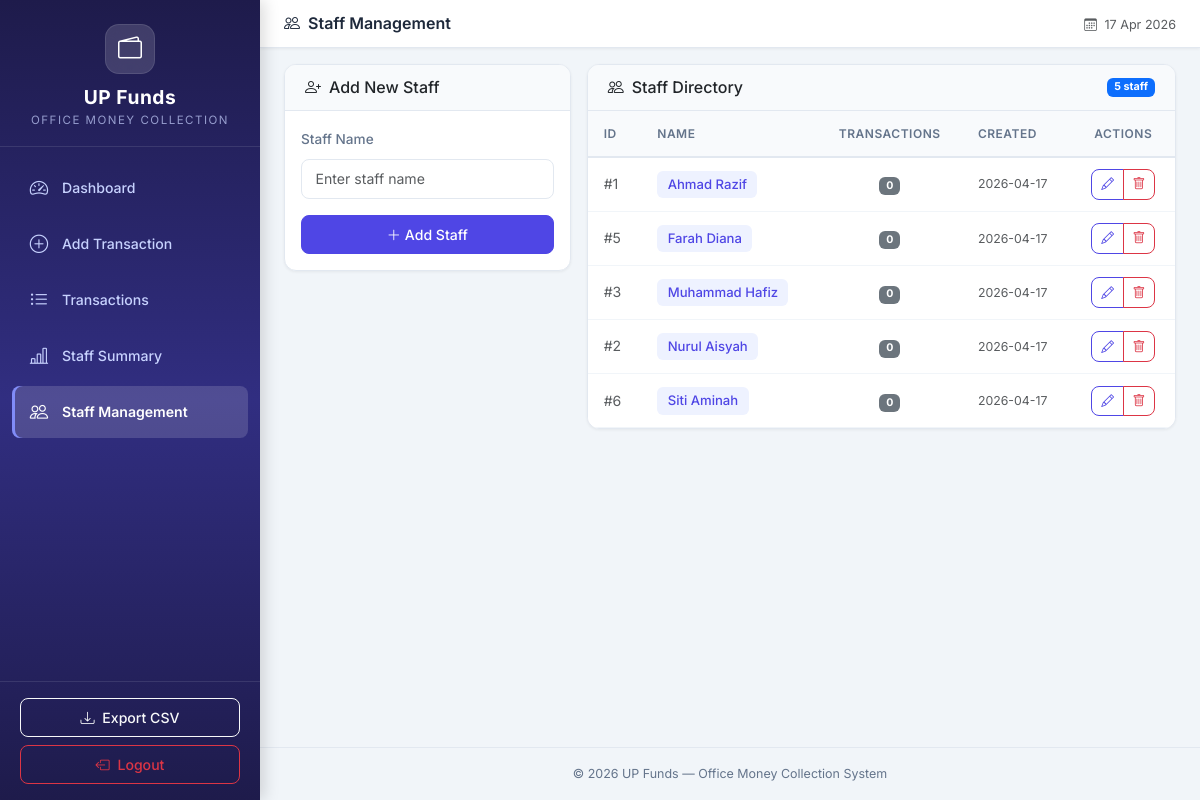
Page /staff (signed in) on the committed database.
### tables this page shows
CREATE TABLE staff (
            id INTEGER PRIMARY KEY AUTOINCREMENT,
            name TEXT NOT NULL,
            is_active INTEGER DEFAULT 1,
            created_at TIMESTAMP DEFAULT CURRENT_TIMESTAMP
        );

### app.py (the view)
@app.route('/staff')
@admin_required
def staff_list():
    conn = get_db_connection()
    staff_raw = conn.execute('''
        SELECT
            s.*,
            COUNT(cr.id) as transaction_count,
            COALESCE(SUM(cr.amount_in), 0) as total_in,
            COALESCE(SUM(CASE WHEN cr.expense_type = 'personal' THEN cr.amount_out ELSE 0 END), 0) as personal_refunds,
            (SELECT COALESCE(SUM(amount), 0) FROM transaction_splits ts WHERE ts.staff_id = s.id) as shared_expense
        FROM staff s
        LEFT JOIN cash_records cr ON s.id = cr.staff_id
        WHERE s.is_active = 1
        GROUP BY s.id
        ORDER BY s.name
    ''').fetchall()
    staff = []
    for row in staff_raw:
        net_balance = row['total_in'] - row['shared_expense'] - row['personal_refunds']
        staff.append({
            'id': row['id'],
            'name': row['name'],
            'created_at': row['created_at'],
            'transaction_count': row['transaction_count'],
            'net_balance': net_balance
        })
    conn.close()
    return render_template('staff.html', staff=staff)

### app.py (called while the page is built)
@app.context_processor
def inject_now():
    is_admin = session.get('role') == 'admin'
    return {'now': datetime.now(), 'is_admin': is_admin}

def admin_required(f):
    @wraps(f)
    def decorated_function(*args, **kwargs):
        if session.get('role') != 'admin':
            flash('Admin access is required to view this page.', 'danger')
            return redirect(url_for('login', next=request.url))
        return f(*args, **kwargs)
    return decorated_function

### database.py (called while the page is built)
def get_db_connection():
    conn = sqlite3.connect(DATABASE_PATH)
    conn.row_factory = sqlite3.Row  # Access columns by name
    conn.execute("PRAGMA foreign_keys = ON")  # Enable foreign key support
    return conn

### templates/staff.html (shortened to what this page needs)
{% extends 'base.html' %}
{% block page_title %}
    <i class="bi bi-people me-2"></i>Staff Management
{% endblock %}
{% block content %}
<div class="row g-3">
    <div class="col-lg-4">
        <div class="card content-card">
            <div class="card-header">
                <h6 class="mb-0"><i class="bi bi-person-plus me-2"></i>Add New Staff</h6>
            </div>
            <div class="card-body">
                <form method="POST" action="{{ url_for('add_staff') }}">
                    <div class="mb-3">
                        <label for="name" class="form-label fw-medium">Staff Name</label>
                        <input type="text" class="form-control" id="name" name="name"
                               placeholder="Enter staff name" required>
                    </div>
                    <button type="submit" class="btn btn-primary w-100">
                        <i class="bi bi-plus-lg me-1"></i>Add Staff
                    </button>
                </form>
            </div>
        </div>
    </div>
    <div class="col-lg-8">
        <div class="card content-card">
            <div class="card-header d-flex justify-content-between align-items-center">
                <h6 class="mb-0"><i class="bi bi-people me-2"></i>Staff Directory</h6>
                <span class="badge bg-primary">{{ staff|length }} staff</span>
            </div>
            <div class="card-body p-0">
                {% if staff %}
                <div class="table-responsive">
                    <table class="table table-hover mb-0">
                        <thead>
                            <tr>
                                <th>ID</th>
                                <th>Name</th>
                                <th class="text-center">Transactions</th>
                                <th>Created</th>
                                <th class="text-center">Actions</th>
                            </tr>
                        </thead>
                        <tbody>
                            {% for s in staff %}
                            <tr>
                                <td class="text-muted">#{{ s['id'] }}</td>
                                <td>
                                    <span class="staff-badge">{{ s['name'] }}</span>
                                </td>
                                <td class="text-center">
                                    <span class="badge bg-secondary">{{ s['transaction_count'] }}</span>
                                </td>
                                <td class="text-muted small">{{ s['created_at'][:10] if s['created_at'] else '—' }}</td>
                                <td class="text-center">
                                    <div class="btn-group btn-group-sm">
                                        <button type="button" class="btn btn-outline-primary"
                                                title="Edit"
                                                onclick="showEditModal({{ s['id'] }}, '{{ s['name']|e }}')">
                                            <i class="bi bi-pencil"></i>
                                        </button>
                                        <button type="button" class="btn btn-outline-danger"
                                                title="Delete"
                                                onclick="confirmDeleteStaff({{ s['id'] }}, '{{ s['name']|e }}', {{ s['net_balance'] }})">
                                            <i class="bi bi-trash"></i>
                                        </button>
                                    </div>
                                </td>
                            </tr>
                            {% endfor %}
                        </tbody>
                    </table>
                </div>
                {% else %}
                <div class="empty-state">
                    <i class="bi bi-people"></i>
                    <p>No staff members yet</p>
                    <p class="text-muted small">Use the form on the left to add your first staff member.</p>
                </div>
                {% endif %}
            </div>
        </div>
    </div>
</div>
{% endblock %}

### static/css/style.css (style rules this page uses)
:root { --primary: #4f46e5; --primary-light: #6366f1; --primary-dark: #3730a3; --primary-bg: #eef2ff; --sidebar-bg: linear-gradient(180deg, #1e1b4b 0%, #312e81 50%, #1e1b4b 100%); --sidebar-width: 260px; --sidebar-text: #c7d2fe; --sidebar-active: #ffffff; --sidebar-hover-bg: rgba(255, 255, 255, 0.08); --sidebar-active-bg: rgba(255, 255, 255, 0.15); --card-green: linear-gradient(135deg, #059669, #10b981); --card-red: linear-gradient(135deg, #dc2626, #ef4444); --card-blue: linear-gradient(135deg, #2563eb, #3b82f6); --card-purple: linear-gradient(135deg, #7c3aed, #8b5cf6); --body-bg: #f1f5f9; --content-bg: #ffffff; --text-primary: #1e293b; --text-secondary: #64748b; --border-color: #e2e8f0; --shadow-sm: 0 1px 3px rgba(0, 0, 0, 0.06); --shadow-md: 0 4px 12px rgba(0, 0, 0, 0.08); --shadow-lg: 0 10px 25px rgba(0, 0, 0, 0.1); --radius: 12px; --radius-sm: 8px; --transition: all 0.2s ease; }
* { margin: 0; padding: 0; box-sizing: border-box; }
body { font-family: 'Inter', -apple-system, BlinkMacSystemFont, 'Segoe UI', Roboto, sans-serif; background-color: var(--body-bg); color: var(--text-primary); font-size: 0.9rem; line-height: 1.6; overflow-x: hidden; }
.content-card { border: 1px solid var(--border-color); border-radius: var(--radius); box-shadow: var(--shadow-sm); background: var(--content-bg); transition: var(--transition); overflow: hidden; }
.content-card .card-header { background: #f8fafc; border-bottom: 1px solid var(--border-color); padding: 0.8rem 1.25rem; font-weight: 600; }
.table { font-size: 0.88rem; }
.table thead th { background: #f8fafc; border-bottom: 2px solid var(--border-color); font-weight: 600; color: var(--text-secondary); text-transform: uppercase; font-size: 0.75rem; letter-spacing: 0.5px; padding: 0.8rem 1rem; white-space: nowrap; }
.table tbody td { padding: 0.7rem 1rem; vertical-align: middle; border-bottom: 1px solid #f1f5f9; }
.staff-badge { display: inline-block; padding: 0.2rem 0.65rem; background: var(--primary-bg); color: var(--primary); border-radius: 6px; font-weight: 500; font-size: 0.82rem; }
.form-control, .form-select { border-radius: var(--radius-sm); border-color: var(--border-color); padding: 0.55rem 0.85rem; font-size: 0.88rem; transition: var(--transition); }
.form-label { font-size: 0.85rem; color: var(--text-secondary); }
.btn { border-radius: var(--radius-sm); font-weight: 500; font-size: 0.88rem; transition: var(--transition); padding: 0.5rem 1rem; }
.btn-primary { background: var(--primary); border-color: var(--primary); }
.btn-outline-primary { color: var(--primary); border-color: var(--primary); }
.btn-group-sm .btn { padding: 0.3rem 0.55rem; font-size: 0.8rem; }
.summary-card, .content-card { animation: fadeInUp 0.4s ease forwards; }

### rows in the picture
staff: id "1", name "Ahmad Razif", transaction_count "0", created_at "2026-04-17"
staff: id "5", name "Farah Diana", transaction_count "0", created_at "2026-04-17"
staff: id "3", name "Muhammad Hafiz", transaction_count "0", created_at "2026-04-17"
staff: id "2", name "Nurul Aisyah", transaction_count "0", created_at "2026-04-17"
staff: id "6", name "Siti Aminah", transaction_count "0", created_at "2026-04-17"

### other values in the picture
{{ staff|length }} "5"
